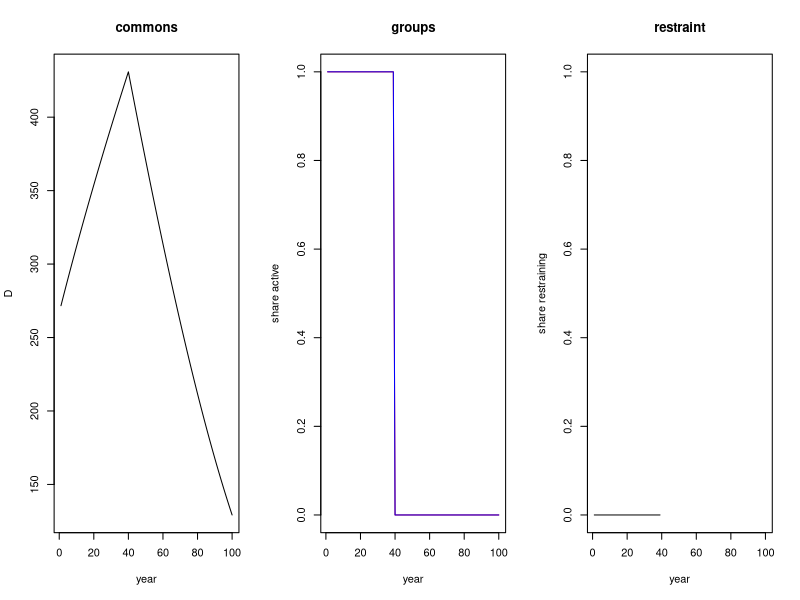

Recreate this plot in R.
#model 00. simplest base. two groups that do not differ. everyone starts equal, emits equal.
#this is the root. every later model adds one thing to this.

rm(list=ls())
set.seed(100)

nd=14
T=100
r0=10          #start wealth, same for all
c=0.1          #cost of restraining
alpha=0.05     #emission per emitter per year
s0=0.045       #sink rate
Dhalf=200      #sink at half strength
D0=267         #excess CO2 today
dg=2e-6        #damage dg*D^2

N=nd*nd
group=array(0,dim=c(nd,nd))
resource=array(r0,dim=c(nd,nd))
strat=array(1,dim=c(nd,nd))   #1 = emit, everyone starts emitting
grid=array(0,dim=c(nd,nd))
payoff=array(0,dim=c(nd,nd))
alive=array(1,dim=c(nd,nd))

#two groups, 50/50, random places. 0 = group A, 1 = group B
tmp=sample(c(rep(0,N/2),rep(1,N/2)))
k=0
for(i in 1:nd){ for(j in 1:nd){
  k=k+1; group[i,j]=tmp[k]
}}
D=D0

DH=numeric(T); AH=numeric(T); BH=numeric(T); RH=numeric(T)

for(t in 1:T){

  #1 act. 1 = emit, 0 = restrain
  for(i in 1:nd){ for(j in 1:nd){
    if(alive[i,j]==0){ grid[i,j]=0; next }
    grid[i,j]=strat[i,j]
    if(resource[i,j]<c) grid[i,j]=1
  }}

  #2 commons
  nem=sum(alive==1 & grid==1)
  D=D+alpha*nem-s0*D/(1+D/Dhalf)
  if(D<0) D=0

  #3 pay
  for(i in 1:nd){ for(j in 1:nd){
    if(alive[i,j]==0){ payoff[i,j]=0; next }
    if(grid[i,j]==1) payoff[i,j]=-dg*D*D else payoff[i,j]=-c-dg*D*D
    resource[i,j]=resource[i,j]+payoff[i,j]
    if(resource[i,j]<=0){ alive[i,j]=0; resource[i,j]=0; grid[i,j]=0 }
  }}

  #4 copy the best of self and 4 neighbours
  newstrat=strat
  for(i in 1:nd){ for(j in 1:nd){
    if(alive[i,j]==0) next
    if(i-1==0) am=nd else am=i-1
    if(i+1>nd) ap=1 else ap=i+1
    if(j-1==0) bm=nd else bm=j-1
    if(j+1>nd) bp=1 else bp=j+1
    best=payoff[i,j]; bests=strat[i,j]
    for(nb in list(c(ap,j),c(am,j),c(i,bp),c(i,bm))){
      x=nb[1]; y=nb[2]
      if(alive[x,y]==0) next
      if(payoff[x,y]>best){ best=payoff[x,y]; bests=grid[x,y] }
    }
    newstrat[i,j]=bests
  }}
  strat=newstrat

  DH[t]=D
  AH[t]=mean(alive[group==0]); BH[t]=mean(alive[group==1])
  RH[t]=if(sum(alive)>0) 1-mean(grid[alive==1]) else NA
}

par(mfrow=c(1,3))
plot(DH,type="l",xlab="year",ylab="D",main="commons")
plot(AH,type="l",col="red",ylim=c(0,1),xlab="year",ylab="share active",main="groups")
lines(BH,col="blue")
plot(RH,type="l",ylim=c(0,1),xlab="year",ylab="share restraining",main="restraint")

cat("A out:",if(any(AH==0)) min(which(AH==0)) else NA,"  B out:",if(any(BH==0)) min(which(BH==0)) else NA,"\n")
